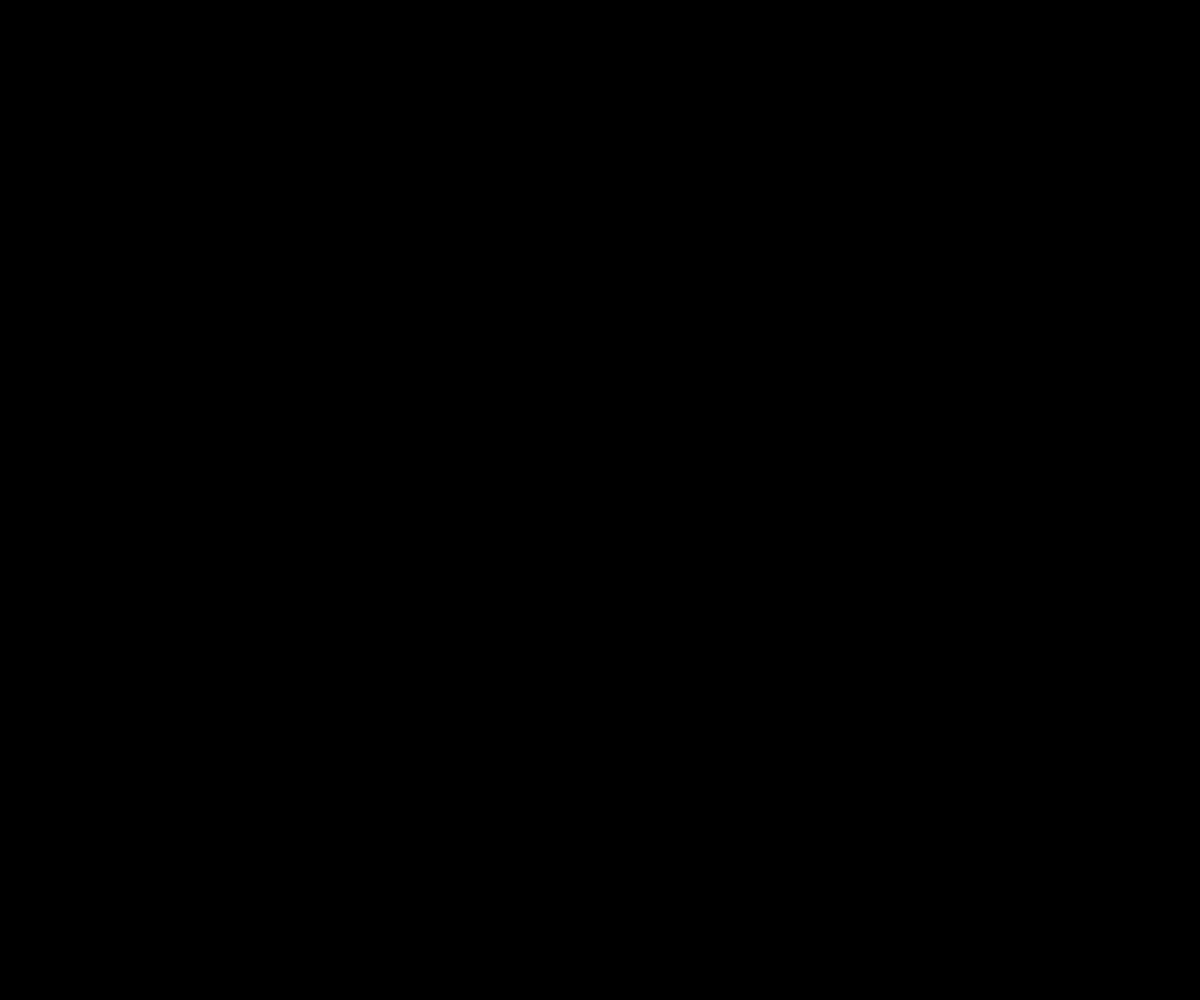
Frame 1 (no input)
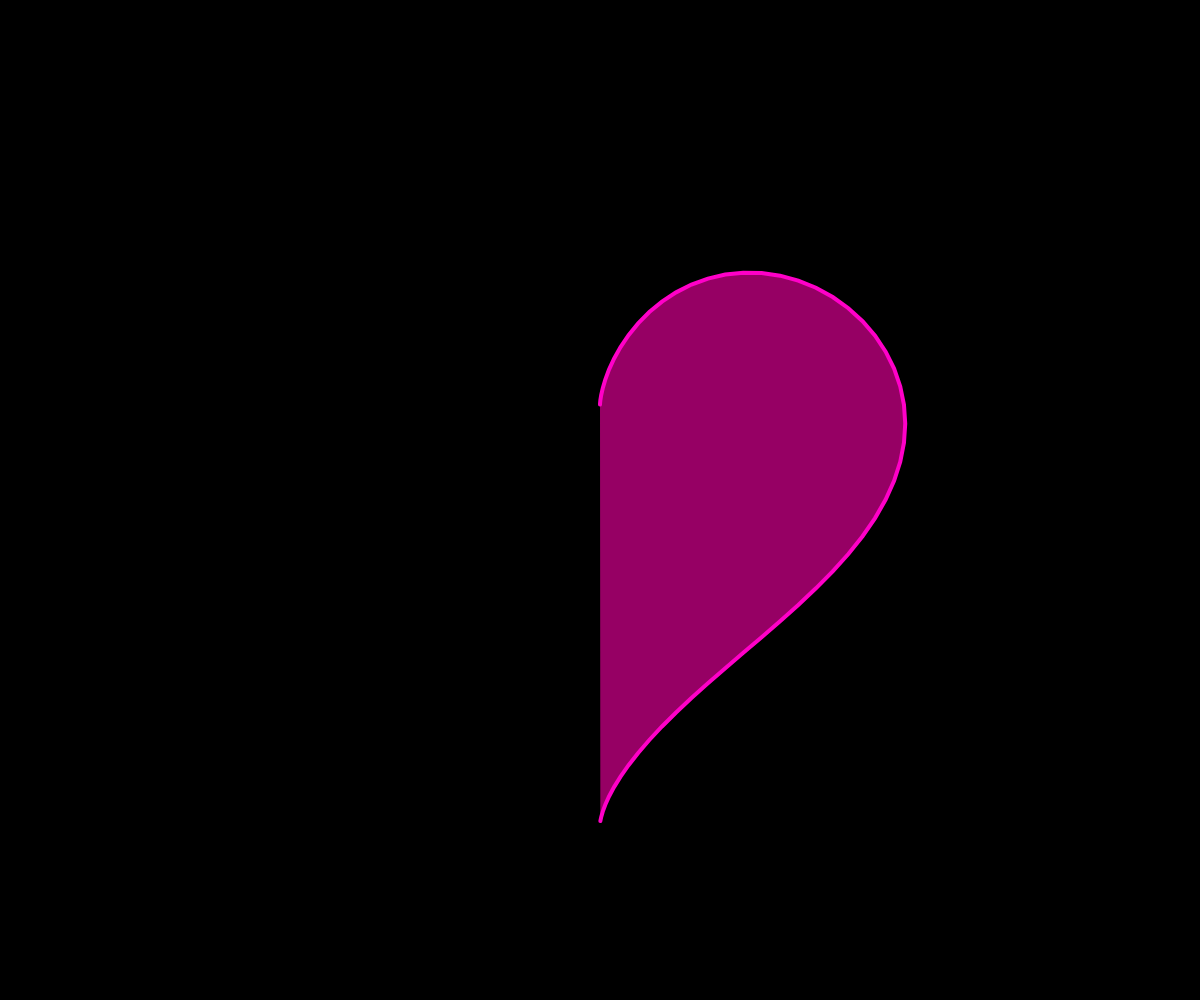
Frame 60 (no input)
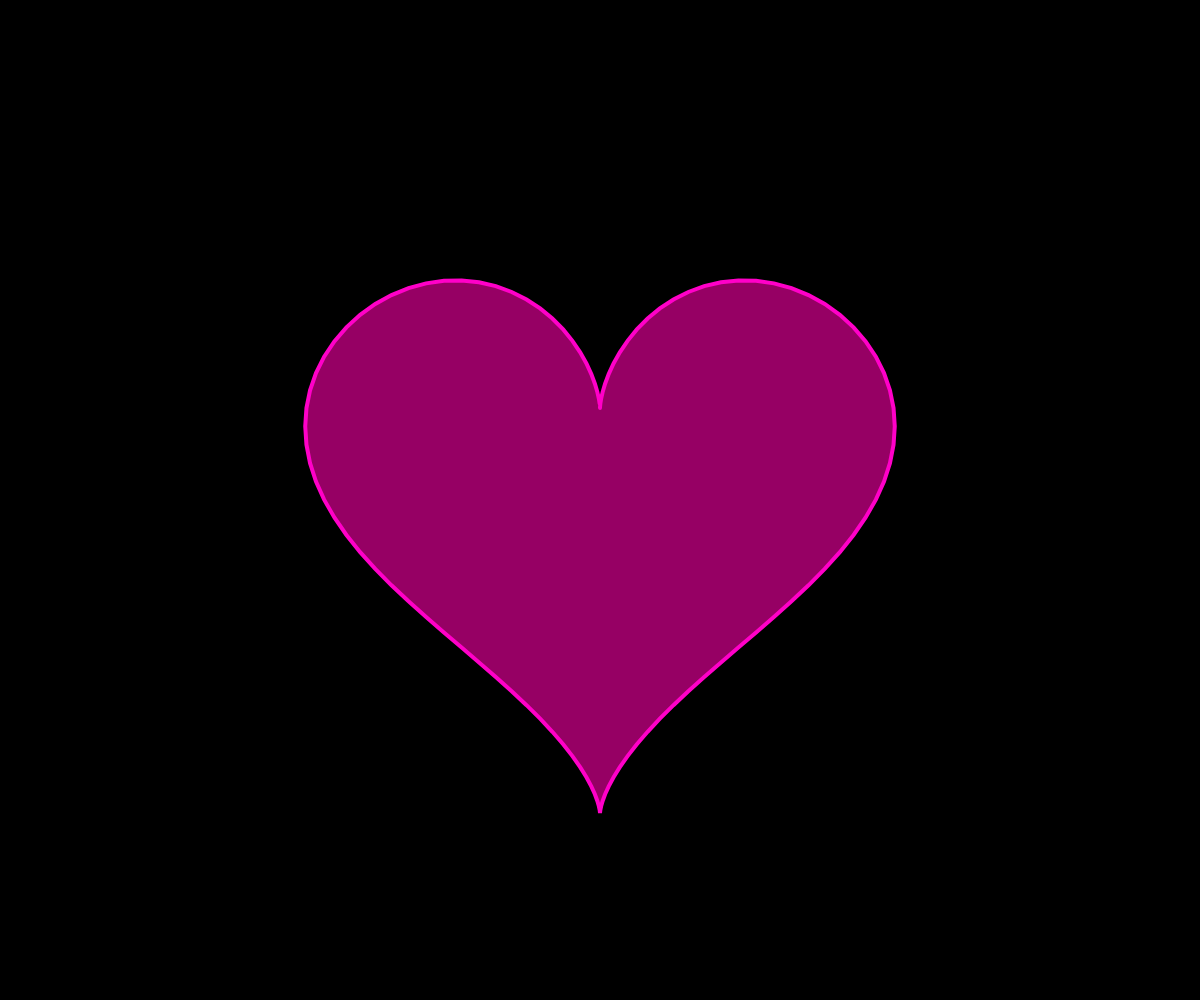
Frame 120 (the mouse pressed at the canvas centre since frame 60)

The p5.js sketch that drew these frames (run headless with seeded random() and noise() and a simulated clock; from frame 60 on, the mouse is pressed at the canvas centre):

// p5.js sketch
// ── sketch.js
// Heart Curve
// Daniel Shiffman
// https://thecodingtrain.com/CodingChallenges/134.2-heart-curve-gif-loop.html
// https://youtu.be/l5I3Q1JFISE
// https://editor.p5js.org/codingtrain/sketches/C0kJ-BjYW
// I <3 you

const heart = [];
const totalFrames = 240;
let counter = 0;

function setup() {
  createCanvas(windowWidth, windowHeight);
}

function draw() {
  const percent = float(counter % totalFrames) / totalFrames;
  render(percent);
  counter++;
}

function render(percent) {
  background(0);
  translate(width / 2, height / 2);
  stroke(255, 0, 200);
  strokeWeight(4);
  fill(150, 0, 100);
  beginShape();
  for (let v of heart) {
    const a = map(percent, 0, 1, 0, TWO_PI * 2);
    const r = map(sin(a), -1, 1, height / 80, height / 40);
    vertex(r * v.x, r * v.y);
  }
  endShape();

  if (percent < 0.5) {
    const a = map(percent, 0, 0.5, 0, TWO_PI);
    const x = 16 * pow(sin(a), 3);
    const y = -(13 * cos(a) - 5 * cos(2 * a) - 2 * cos(3 * a) - cos(4 * a));
    heart.push(createVector(x, y));
  } else {
    heart.splice(0, 1);
  }
}
